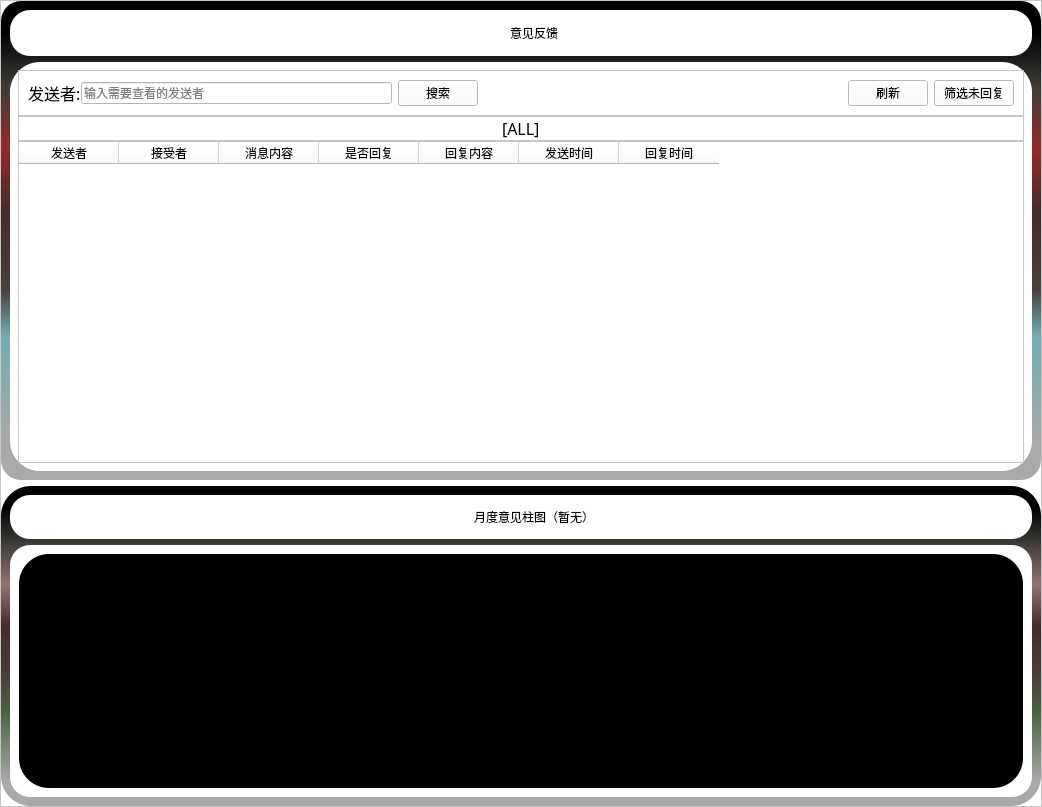
<?xml version='1.0' encoding='UTF-8'?>
<ui version="4.0">
 <class>MessageAdminWindow</class>
 <widget class="QWidget" name="MessageAdminWindow">
  <property name="geometry">
   <rect>
    <x>0</x>
    <y>0</y>
    <width>1042</width>
    <height>807</height>
   </rect>
  </property>
  <property name="windowTitle">
   <string>Form</string>
  </property>
  <layout class="QVBoxLayout" name="verticalLayout">
   <property name="spacing">
    <number>0</number>
   </property>
   <property name="leftMargin">
    <number>0</number>
   </property>
   <property name="topMargin">
    <number>0</number>
   </property>
   <property name="rightMargin">
    <number>0</number>
   </property>
   <property name="bottomMargin">
    <number>0</number>
   </property>
   <item>
    <widget class="QFrame" name="frame">
     <property name="styleSheet">
      <string notr="true">background-color: rgb(255, 255, 255);</string>
     </property>
     <property name="frameShape">
      <enum>QFrame::StyledPanel</enum>
     </property>
     <property name="frameShadow">
      <enum>QFrame::Raised</enum>
     </property>
     <layout class="QVBoxLayout" name="verticalLayout_3">
      <property name="spacing">
       <number>6</number>
      </property>
      <property name="leftMargin">
       <number>0</number>
      </property>
      <property name="topMargin">
       <number>0</number>
      </property>
      <property name="rightMargin">
       <number>0</number>
      </property>
      <property name="bottomMargin">
       <number>0</number>
      </property>
      <item>
       <widget class="QFrame" name="frame_6">
        <property name="sizePolicy">
         <sizepolicy hsizetype="Preferred" vsizetype="Expanding">
          <horstretch>0</horstretch>
          <verstretch>3</verstretch>
         </sizepolicy>
        </property>
        <property name="styleSheet">
         <string notr="true">
#frame_6{
	
	
	background-color: rgb(0, 0, 0);
	
	background-color: qlineargradient(spread:pad, x1:0, y1:1, x2:0, y2:0, stop:0.0795455 rgba(169, 169, 169, 255), stop:0.301136 rgba(114, 174, 178, 255), stop:0.397727 rgba(73, 64, 61, 255), stop:0.5625 rgba(70, 43, 43, 255), stop:0.693182 rgba(150, 41, 41, 255), stop:0.818182 rgba(64, 61, 56, 255), stop:0.935 rgba(0, 0, 0, 255));
border-radius:20px;
}</string>
        </property>
        <property name="frameShape">
         <enum>QFrame::StyledPanel</enum>
        </property>
        <property name="frameShadow">
         <enum>QFrame::Raised</enum>
        </property>
        <layout class="QVBoxLayout" name="verticalLayout_5">
         <item>
          <layout class="QVBoxLayout" name="verticalLayout_4">
           <item>
            <widget class="QFrame" name="frame_9">
             <property name="sizePolicy">
              <sizepolicy hsizetype="Preferred" vsizetype="Expanding">
               <horstretch>1</horstretch>
               <verstretch>1</verstretch>
              </sizepolicy>
             </property>
             <property name="styleSheet">
              <string notr="true">border-radius:20px;</string>
             </property>
             <property name="frameShape">
              <enum>QFrame::StyledPanel</enum>
             </property>
             <property name="frameShadow">
              <enum>QFrame::Raised</enum>
             </property>
             <layout class="QHBoxLayout" name="horizontalLayout_13">
              <property name="spacing">
               <number>12</number>
              </property>
              <property name="leftMargin">
               <number>21</number>
              </property>
              <property name="topMargin">
               <number>12</number>
              </property>
              <property name="rightMargin">
               <number>21</number>
              </property>
              <property name="bottomMargin">
               <number>12</number>
              </property>
              <item>
               <layout class="QHBoxLayout" name="horizontalLayout_12">
                <property name="spacing">
                 <number>0</number>
                </property>
                <item>
                 <spacer name="horizontalSpacer_5">
                  <property name="orientation">
                   <enum>Qt::Horizontal</enum>
                  </property>
                  <property name="sizeHint" stdset="0">
                   <size>
                    <width>40</width>
                    <height>20</height>
                   </size>
                  </property>
                 </spacer>
                </item>
                <item>
                 <layout class="QHBoxLayout" name="horizontalLayout_5">
                  <property name="spacing">
                   <number>0</number>
                  </property>
                  <item>
                   <widget class="QLabel" name="label_2">
                    <property name="sizePolicy">
                     <sizepolicy hsizetype="Minimum" vsizetype="Expanding">
                      <horstretch>2</horstretch>
                      <verstretch>0</verstretch>
                     </sizepolicy>
                    </property>
                    <property name="minimumSize">
                     <size>
                      <width>25</width>
                      <height>0</height>
                     </size>
                    </property>
                    <property name="maximumSize">
                     <size>
                      <width>50</width>
                      <height>16777215</height>
                     </size>
                    </property>
                    <property name="styleSheet">
                     <string notr="true">image: url(:/icons/res1/icons/announce.png);
image: url(:/icons/res1/icons/Crown.png);
image: url(:/icons/res1/icons/logpen.png);
image: url(:/icons/res1/icons/advise.png);
font: 15pt "Agency FB";</string>
                    </property>
                    <property name="text">
                     <string />
                    </property>
                   </widget>
                  </item>
                  <item alignment="Qt::AlignHCenter">
                   <widget class="QLabel" name="label_3">
                    <property name="sizePolicy">
                     <sizepolicy hsizetype="Expanding" vsizetype="Expanding">
                      <horstretch>1</horstretch>
                      <verstretch>0</verstretch>
                     </sizepolicy>
                    </property>
                    <property name="styleSheet">
                     <string notr="true">font: 700 12pt "Agency FB";</string>
                    </property>
                    <property name="text">
                     <string>意见反馈</string>
                    </property>
                   </widget>
                  </item>
                 </layout>
                </item>
                <item>
                 <spacer name="horizontalSpacer_6">
                  <property name="orientation">
                   <enum>Qt::Horizontal</enum>
                  </property>
                  <property name="sizeHint" stdset="0">
                   <size>
                    <width>40</width>
                    <height>20</height>
                   </size>
                  </property>
                 </spacer>
                </item>
               </layout>
              </item>
             </layout>
            </widget>
           </item>
           <item>
            <widget class="QFrame" name="frame_2">
             <property name="sizePolicy">
              <sizepolicy hsizetype="Preferred" vsizetype="Expanding">
               <horstretch>0</horstretch>
               <verstretch>9</verstretch>
              </sizepolicy>
             </property>
             <property name="styleSheet">
              <string notr="true">#frame_2{
	background-color: rgb(177, 177, 177);
	
	background-color: rgb(255, 255, 255);
	border-radius:30px;
}</string>
             </property>
             <property name="frameShape">
              <enum>QFrame::StyledPanel</enum>
             </property>
             <property name="frameShadow">
              <enum>QFrame::Raised</enum>
             </property>
             <layout class="QVBoxLayout" name="verticalLayout_2">
              <property name="spacing">
               <number>0</number>
              </property>
              <property name="leftMargin">
               <number>8</number>
              </property>
              <property name="topMargin">
               <number>8</number>
              </property>
              <property name="rightMargin">
               <number>8</number>
              </property>
              <property name="bottomMargin">
               <number>8</number>
              </property>
              <item>
               <widget class="QFrame" name="frame_3">
                <property name="frameShape">
                 <enum>QFrame::StyledPanel</enum>
                </property>
                <property name="frameShadow">
                 <enum>QFrame::Raised</enum>
                </property>
                <layout class="QHBoxLayout" name="horizontalLayout">
                 <item>
                  <layout class="QHBoxLayout" name="horizontalLayout_4">
                   <property name="spacing">
                    <number>0</number>
                   </property>
                   <item>
                    <widget class="QLabel" name="label">
                     <property name="font">
                      <font>
                       <family>宋体</family>
                       <pointsize>12</pointsize>
                       <italic>false</italic>
                       <bold>false</bold>
                      </font>
                     </property>
                     <property name="styleSheet">
                      <string notr="true">font: 12pt "宋体";</string>
                     </property>
                     <property name="text">
                      <string>发送者:</string>
                     </property>
                    </widget>
                   </item>
                   <item>
                    <widget class="QLineEdit" name="sender_search_lineEdit">
                     <property name="styleSheet">
                      <string notr="true">font: 12pt "宋体";</string>
                     </property>
                     <property name="text">
                      <string />
                     </property>
                     <property name="placeholderText">
                      <string>输入需要查看的发送者</string>
                     </property>
                    </widget>
                   </item>
                  </layout>
                 </item>
                 <item>
                  <widget class="QPushButton" name="search_sender_pushButton">
                   <property name="styleSheet">
                    <string notr="true">
#refresh_pushButton:hover{
	background-color: rgb(196, 196, 196);
	border-radius:8px;
	color: rgb(0, 0, 0);
}
#refresh_pushButton:pressed{
	padding-top:3px;
	padding-left:3px;
}



</string>
                   </property>
                   <property name="text">
                    <string>搜索</string>
                   </property>
                   <property name="icon">
                    <iconset resource="res1.qrc">
                     <normaloff>:/icons/res1/icons/research.png</normaloff>:/icons/res1/icons/research.png</iconset>
                   </property>
                  </widget>
                 </item>
                 <item>
                  <spacer name="horizontalSpacer_3">
                   <property name="orientation">
                    <enum>Qt::Horizontal</enum>
                   </property>
                   <property name="sizeHint" stdset="0">
                    <size>
                     <width>188</width>
                     <height>20</height>
                    </size>
                   </property>
                  </spacer>
                 </item>
                 <item>
                  <layout class="QHBoxLayout" name="horizontalLayout_6">
                   <item>
                    <widget class="QPushButton" name="refresh_pushButton">
                     <property name="styleSheet">
                      <string notr="true">
#refresh_pushButton:hover{
	background-color: rgb(196, 196, 196);
	border-radius:8px;
	color: rgb(0, 0, 0);
}
#refresh_pushButton:pressed{
	padding-top:3px;
	padding-left:3px;
}



</string>
                     </property>
                     <property name="text">
                      <string>刷新</string>
                     </property>
                     <property name="icon">
                      <iconset resource="res1.qrc">
                       <normaloff>:/icons/res1/icons/refresh.png</normaloff>:/icons/res1/icons/refresh.png</iconset>
                     </property>
                    </widget>
                   </item>
                   <item>
                    <widget class="QPushButton" name="noreply_pushButton">
                     <property name="styleSheet">
                      <string notr="true">
#send_pushButton:hover{
	background-color: rgb(196, 196, 196);
	border-radius:8px;
	color: rgb(0, 0, 0);
}
#send_pushButton:pressed{
	padding-top:3px;
	padding-left:3px;
}



</string>
                     </property>
                     <property name="text">
                      <string>筛选未回复</string>
                     </property>
                     <property name="icon">
                      <iconset resource="res1.qrc">
                       <normaloff>:/icons/res1/icons/send.png</normaloff>:/icons/res1/icons/send.png</iconset>
                     </property>
                    </widget>
                   </item>
                  </layout>
                 </item>
                </layout>
               </widget>
              </item>
              <item>
               <widget class="QFrame" name="frame_4">
                <property name="frameShape">
                 <enum>QFrame::StyledPanel</enum>
                </property>
                <property name="frameShadow">
                 <enum>QFrame::Raised</enum>
                </property>
                <layout class="QHBoxLayout" name="horizontalLayout_2">
                 <property name="spacing">
                  <number>0</number>
                 </property>
                 <property name="leftMargin">
                  <number>0</number>
                 </property>
                 <property name="topMargin">
                  <number>0</number>
                 </property>
                 <property name="rightMargin">
                  <number>0</number>
                 </property>
                 <property name="bottomMargin">
                  <number>0</number>
                 </property>
                 <item>
                  <spacer name="horizontalSpacer">
                   <property name="orientation">
                    <enum>Qt::Horizontal</enum>
                   </property>
                   <property name="sizeHint" stdset="0">
                    <size>
                     <width>292</width>
                     <height>20</height>
                    </size>
                   </property>
                  </spacer>
                 </item>
                 <item alignment="Qt::AlignHCenter">
                  <widget class="QLabel" name="message_total_label">
                   <property name="font">
                    <font>
                     <family>宋体</family>
                     <pointsize>12</pointsize>
                     <italic>false</italic>
                     <bold>false</bold>
                    </font>
                   </property>
                   <property name="styleSheet">
                    <string notr="true">font: 12pt "宋体";</string>
                   </property>
                   <property name="text">
                    <string>[ALL]</string>
                   </property>
                  </widget>
                 </item>
                 <item>
                  <spacer name="horizontalSpacer_2">
                   <property name="orientation">
                    <enum>Qt::Horizontal</enum>
                   </property>
                   <property name="sizeHint" stdset="0">
                    <size>
                     <width>291</width>
                     <height>20</height>
                    </size>
                   </property>
                  </spacer>
                 </item>
                </layout>
               </widget>
              </item>
              <item>
               <widget class="QTableWidget" name="tableWidget">
                <property name="styleSheet">
                 <string notr="true">font: 12pt "宋体";</string>
                </property>
                <column>
                 <property name="text">
                  <string>发送者</string>
                 </property>
                </column>
                <column>
                 <property name="text">
                  <string>接受者</string>
                 </property>
                </column>
                <column>
                 <property name="text">
                  <string>消息内容</string>
                 </property>
                </column>
                <column>
                 <property name="text">
                  <string>是否回复</string>
                 </property>
                </column>
                <column>
                 <property name="text">
                  <string>回复内容</string>
                 </property>
                </column>
                <column>
                 <property name="text">
                  <string>发送时间</string>
                 </property>
                </column>
                <column>
                 <property name="text">
                  <string>回复时间</string>
                 </property>
                </column>
               </widget>
              </item>
             </layout>
            </widget>
           </item>
          </layout>
         </item>
        </layout>
       </widget>
      </item>
      <item>
       <widget class="QFrame" name="frame_5">
        <property name="sizePolicy">
         <sizepolicy hsizetype="Preferred" vsizetype="Expanding">
          <horstretch>0</horstretch>
          <verstretch>2</verstretch>
         </sizepolicy>
        </property>
        <property name="styleSheet">
         <string notr="true">#frame_5{
	
	background-color: qlineargradient(spread:pad, x1:0, y1:1, x2:0, y2:0, stop:0.0795455 rgba(169, 169, 169, 255), stop:0.301136 rgba(72, 97, 62, 255), stop:0.397727 rgba(73, 64, 61, 255), stop:0.5625 rgba(70, 43, 43, 255), stop:0.693182 rgba(150, 113, 113, 255), stop:0.818182 rgba(64, 61, 56, 255), stop:0.935 rgba(0, 0, 0, 255));
	border-radius:30px;
}</string>
        </property>
        <property name="frameShape">
         <enum>QFrame::StyledPanel</enum>
        </property>
        <property name="frameShadow">
         <enum>QFrame::Raised</enum>
        </property>
        <layout class="QVBoxLayout" name="verticalLayout_6">
         <item>
          <widget class="QFrame" name="frame_10">
           <property name="sizePolicy">
            <sizepolicy hsizetype="Preferred" vsizetype="Expanding">
             <horstretch>1</horstretch>
             <verstretch>1</verstretch>
            </sizepolicy>
           </property>
           <property name="styleSheet">
            <string notr="true">border-radius:20px;</string>
           </property>
           <property name="frameShape">
            <enum>QFrame::StyledPanel</enum>
           </property>
           <property name="frameShadow">
            <enum>QFrame::Raised</enum>
           </property>
           <layout class="QHBoxLayout" name="horizontalLayout_14">
            <property name="spacing">
             <number>12</number>
            </property>
            <property name="leftMargin">
             <number>12</number>
            </property>
            <property name="topMargin">
             <number>12</number>
            </property>
            <property name="rightMargin">
             <number>12</number>
            </property>
            <property name="bottomMargin">
             <number>12</number>
            </property>
            <item>
             <layout class="QHBoxLayout" name="horizontalLayout_15">
              <property name="spacing">
               <number>0</number>
              </property>
              <item>
               <spacer name="horizontalSpacer_7">
                <property name="orientation">
                 <enum>Qt::Horizontal</enum>
                </property>
                <property name="sizeHint" stdset="0">
                 <size>
                  <width>40</width>
                  <height>20</height>
                 </size>
                </property>
               </spacer>
              </item>
              <item>
               <layout class="QHBoxLayout" name="horizontalLayout_7">
                <property name="spacing">
                 <number>0</number>
                </property>
                <item>
                 <widget class="QLabel" name="label_4">
                  <property name="sizePolicy">
                   <sizepolicy hsizetype="Minimum" vsizetype="Expanding">
                    <horstretch>2</horstretch>
                    <verstretch>0</verstretch>
                   </sizepolicy>
                  </property>
                  <property name="minimumSize">
                   <size>
                    <width>25</width>
                    <height>0</height>
                   </size>
                  </property>
                  <property name="maximumSize">
                   <size>
                    <width>50</width>
                    <height>16777215</height>
                   </size>
                  </property>
                  <property name="styleSheet">
                   <string notr="true">image: url(:/icons/res1/icons/data_image.png);
image: url(:/icons/res1/icons/bar.png);
font: 15pt "Agency FB";</string>
                  </property>
                  <property name="text">
                   <string />
                  </property>
                 </widget>
                </item>
                <item alignment="Qt::AlignHCenter">
                 <widget class="QLabel" name="label_5">
                  <property name="sizePolicy">
                   <sizepolicy hsizetype="Expanding" vsizetype="Expanding">
                    <horstretch>1</horstretch>
                    <verstretch>0</verstretch>
                   </sizepolicy>
                  </property>
                  <property name="styleSheet">
                   <string notr="true">font: 700 12pt "Agency FB";</string>
                  </property>
                  <property name="text">
                   <string>月度意见柱图（暂无）</string>
                  </property>
                 </widget>
                </item>
               </layout>
              </item>
              <item>
               <spacer name="horizontalSpacer_8">
                <property name="orientation">
                 <enum>Qt::Horizontal</enum>
                </property>
                <property name="sizeHint" stdset="0">
                 <size>
                  <width>40</width>
                  <height>20</height>
                 </size>
                </property>
               </spacer>
              </item>
             </layout>
            </item>
           </layout>
          </widget>
         </item>
         <item>
          <widget class="QFrame" name="frame_7">
           <property name="sizePolicy">
            <sizepolicy hsizetype="Preferred" vsizetype="Expanding">
             <horstretch>0</horstretch>
             <verstretch>8</verstretch>
            </sizepolicy>
           </property>
           <property name="styleSheet">
            <string notr="true">border-radius:20px;</string>
           </property>
           <property name="frameShape">
            <enum>QFrame::StyledPanel</enum>
           </property>
           <property name="frameShadow">
            <enum>QFrame::Raised</enum>
           </property>
           <layout class="QVBoxLayout" name="verticalLayout_7">
            <item>
             <widget class="QWidget" name="advise_widget" native="true">
              <property name="styleSheet">
               <string notr="true">background-color: rgb(0, 0, 0);
border-radius:30px;</string>
              </property>
             </widget>
            </item>
           </layout>
          </widget>
         </item>
        </layout>
       </widget>
      </item>
     </layout>
    </widget>
   </item>
  </layout>
 </widget>
 <resources>
  <include location="res1.qrc" />
 </resources>
 <connections />
</ui>
